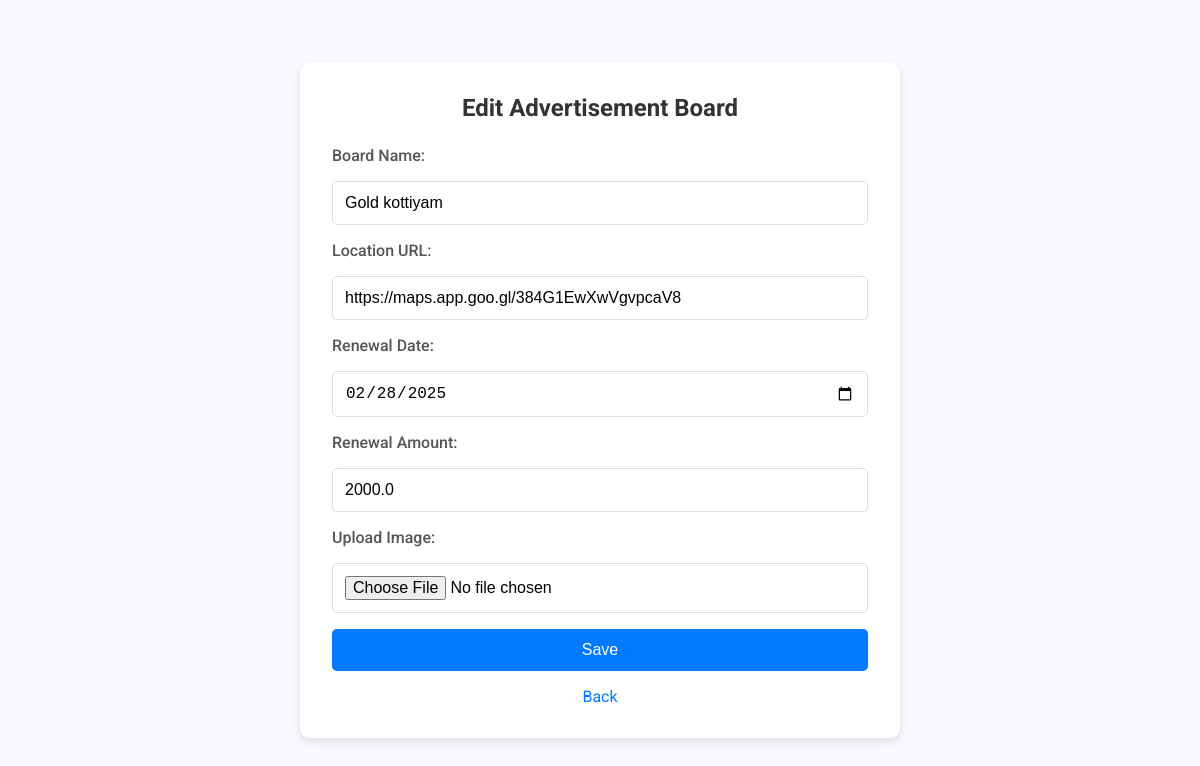
The page /edit_board/6 (signed in) on the database its author committed.
### app.py (models this page shows)
class Board(db.Model):
    id = db.Column(db.Integer, primary_key=True)
    name = db.Column(db.String(100), nullable=False)
    location_url = db.Column(db.String(300), nullable=False)
    renewal_date = db.Column(db.Date, nullable=False)
    renewal_amount = db.Column(db.Float, nullable=False)
    image = db.Column(db.String(300), nullable=True)
    updated_by = db.Column(db.String(150), nullable=True)
    updated_at = db.Column(db.DateTime, default=db.func.current_timestamp(), onupdate=db.func.current_timestamp())

### app.py (the view, shortened to what this page needs)
@app.route('/edit_board/<int:board_id>', methods=['GET', 'POST'])
@login_required
def edit_board(board_id):
    board = Board.query.get_or_404(board_id)
    form = BoardForm(obj=board)
    return render_template('add_board.html', form=form, board=board)

### forms.py
class BoardForm(FlaskForm):
    name = StringField('Board Name', validators=[DataRequired()])
    location_url = StringField('Location URL', validators=[DataRequired()])
    renewal_date = DateField('Renewal Date', format='%Y-%m-%d', validators=[DataRequired()])
    renewal_amount = FloatField('Renewal Amount', validators=[DataRequired()])
    submit = SubmitField('Submit')

### app.py (called while the page is built)
@login_manager.user_loader
def load_user(user_id):
    return User.query.get(int(user_id))

### templates/add_board.html (shortened to what this page needs)
<!DOCTYPE html>
<html lang="en">
<head>
</head>
<body>
    <div class="container">
        <h2>{% if board %}Edit{% else %}Add{% endif %} Advertisement Board</h2>
        <form method="POST" enctype="multipart/form-data">
            <label>Board Name:</label>
            <input type="text" name="name" value="{{ board.name if board else '' }}" required>
            <label>Location URL:</label>
            <input type="url" name="location_url" value="{{ board.location_url if board else '' }}" required>
            <label>Renewal Date:</label>
            <input type="date" name="renewal_date" value="{{ board.renewal_date if board else '' }}" required>
            <label>Renewal Amount:</label>
            <input type="number" name="renewal_amount" value="{{ board.renewal_amount if board else '' }}" required>
            <label>Upload Image:</label>
            <input type="file" name="image">
            <button type="submit">Save</button>
        </form>
        <a href="{{ url_for('dashboard') }}">Back</a>
    </div>
</body>
</html>

### templates/add_board.html (style rules this page uses)
* { box-sizing: border-box; margin: 0; padding: 0; }
body { font-family: 'Roboto', sans-serif; background-color: #f7f9fc; display: flex; justify-content: center; align-items: center; min-height: 100vh; padding: 2rem; }
.container { background: white; padding: 2rem; border-radius: 10px; box-shadow: 0 4px 8px rgba(0, 0, 0, 0.1); width: 100%; max-width: 600px; }
h2 { text-align: center; color: #333; margin-bottom: 1.5rem; }
form { display: flex; flex-direction: column; gap: 1rem; }
label { font-weight: 500; color: #555; }
input[type="text"], input[type="url"], input[type="date"], input[type="number"], input[type="file"] { padding: 0.75rem; width: 100%; border: 1px solid #ddd; border-radius: 5px; font-size: 1rem; }
button[type="submit"] { background-color: #007BFF; color: white; padding: 0.75rem; border: none; border-radius: 5px; font-size: 1rem; cursor: pointer; transition: background-color 0.3s; }
a { display: block; text-align: center; margin-top: 1rem; color: #007BFF; text-decoration: none; }

### rows shown on the page
Board: name "Gold kottiyam", location_url "https://maps.app.goo.gl/384G1EwXwVgvpcaV8", renewal_date "02/28/2025", renewal_amount "2000.0"
